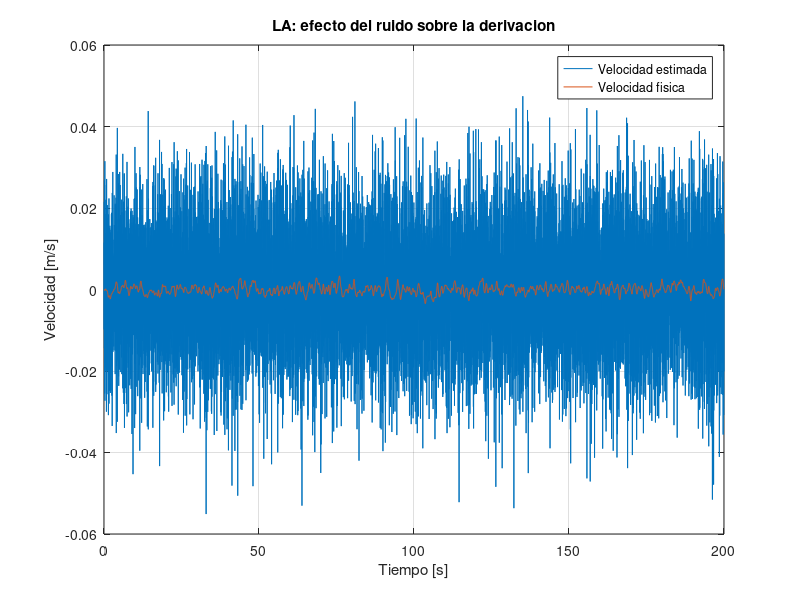

Write MATLAB code to recreate this figure. (Note: this script raises an error after producing the figure.)
%% IDENTIFICACION PARAMETRICA - BALL & BEAM
% Modelo linealizado aumentado de cuarto orden.
%
% 1) LA: u -> velocidad estimada
% 2) LC: r -> posicion medida
% 3) LC: u -> posicion medida (identificacion de planta)
%
% Incluye:
% - Ruido de medicion
% - Realimentacion de la posicion medida
% - Validacion independiente con señal binaria mas lenta
%
% Requiere Control System Toolbox y System Identification Toolbox.

clc; close all; clearvars;

%% 1) MODELO Y PARAMETROS

m = 0.033;
b = 0.15;
g = 9.8;

q0 = 33.1549;
q1 = 9.736;
ks = 11.4345;

fs = 50;
Ts = 1/fs;

N = 10000;
t = (0:N-1)'*Ts;

amp = 0.01;
Kp = 2;

% Ruido de posicion [m].
% Valor inicial de prueba; NO corresponde a una medicion real.
sigma_n = 2e-4;

% Modelo continuo
A = [0 1 0 0;
     0 -b/m g 0;
     0 0 0 1;
     0 0 -q0 -q1];

B = [0; 0; 0; ks];
C = [1 0 0 0];
D = 0;

G_c = ss(A,B,C,D);

% Discretizacion ZOH
G_d = c2d(G_c,Ts,'zoh');

z = tf('z',Ts);

% Transferencia equivalente a la diferencia finita
G_v_d = minreal( ...
    (1-z^(-1))/Ts * tf(G_d),1e-7);

%% 2) SEÑALES DE IDENTIFICACION

rng(1);

% Excitacion binaria aleatoria
r_id = amp*sign(randn(N,1));

% Ruido independiente de medicion
rng(2);
n_LA = sigma_n*randn(N,1);

rng(3);
n_LC = sigma_n*randn(N,1);

%% 3) LAZO ABIERTO CON RUIDO

u_LA = r_id;

% Posicion fisica
x_LA = lsim(G_d,u_LA,t);

% Posicion medida
x_LA_med = x_LA + n_LA;

% Velocidad fisica del modelo
C_v = [0 1 0 0];
G_vel_d = ss(G_d.A,G_d.B,C_v,0,Ts);

v_LA_real = lsim(G_vel_d,u_LA,t);

% Velocidad estimada por diferencia finita
v_LA = diff(x_LA_med)/Ts;

% Entrada alineada temporalmente
u_LA_v = u_LA(2:end);
t_LA = t(2:end);

figure('Name','LA - Velocidad con ruido');

plot(t_LA,v_LA,'DisplayName','Velocidad estimada');
hold on;
plot(t_LA,v_LA_real(2:end),'DisplayName','Velocidad fisica');
grid on;

xlabel('Tiempo [s]');
ylabel('Velocidad [m/s]');
title('LA: efecto del ruido sobre la derivacion');
legend('Location','best');

%% 4) DATOS LA: IDENTIFICACION

N_LA = length(v_LA);
Nid_LA = floor(0.6*N_LA);

z_id_LA = iddata( ...
    v_LA(1:Nid_LA), ...
    u_LA_v(1:Nid_LA),Ts);

z_val_LA = iddata( ...
    v_LA(Nid_LA+1:end), ...
    u_LA_v(Nid_LA+1:end),Ts);

% Identificacion no parametrica
G_spa_LA = spa(z_id_LA);
G_etfe_LA = etfe(z_id_LA);

% Identificacion parametrica
orden_LA = [3 3 1];
G_iv4_LA = iv4(z_id_LA,orden_LA);

disp(' ');
disp('MODELO IV4 - LA');
present(G_iv4_LA);

figure('Name','LA - Comparacion frecuencial');
bode(G_v_d,G_spa_LA,G_etfe_LA,G_iv4_LA);
legend('Teorica','SPA','ETFE','IV4','Location','best');
grid on;

figure('Name','LA - Validacion 40%');
compare(z_val_LA,G_iv4_LA,G_v_d);
grid on;

figure('Name','LA - Polos y ceros');
pzmap(G_iv4_LA,G_v_d);
grid on;
legend('IV4','Teorica','Location','best');

figure('Name','LA - Residuos');
resid(z_val_LA,G_iv4_LA);

%% 5) LAZO CERRADO CON RUIDO

% Transferencias discretas
T_ry_d = feedback(Kp*G_d,1);
T_ru_d = feedback(Kp,G_d);

% Sensibilidad
S_d = feedback(1,Kp*G_d);

if ~isstable(T_ry_d)
    error('El lazo cerrado no es estable.');
end

% Posicion fisica
% Y = T*R - G*Kp*S*N
y_LC = lsim(T_ry_d,r_id,t) - lsim(G_d*Kp*S_d,n_LC,t);

% Posicion medida
y_LC_med = y_LC + n_LC;

% Accion de control aplicada a la planta
u_LC = Kp*(r_id-y_LC_med);

% Comprobacion de consistencia del lazo
y_LC_check = lsim(G_d,u_LC,t);

fprintf('\nError de consistencia LC: %.3e\n', max(abs(y_LC-y_LC_check)));

figure('Name','LC - Senales con ruido');

subplot(3,1,1);
plot(t,r_id);
grid on;
ylabel('r');
title('Lazo cerrado con ruido de medicion');

subplot(3,1,2);
plot(t,u_LC);
grid on;
ylabel('u');

subplot(3,1,3);
plot(t,y_LC_med);
grid on;
ylabel('y medida');
xlabel('Tiempo [s]');

%% 6) IDENTIFICACION LC: REFERENCIA -> POSICION

Nid_LC = floor(0.6*N);

z_id_LC = iddata(y_LC_med(1:Nid_LC),r_id(1:Nid_LC),Ts);

z_val_LC = iddata(y_LC_med(Nid_LC+1:end),r_id(Nid_LC+1:end),Ts);

G_spa_LC = spa(z_id_LC);
G_etfe_LC = etfe(z_id_LC);

orden_LC = [4 4 1];

G_iv4_LC = iv4(z_id_LC,orden_LC);

disp(' ');
disp('MODELO IV4 - LC: r -> y');
present(G_iv4_LC);

figure('Name','LC - Referencia a posicion');
bode(T_ry_d,G_spa_LC,G_etfe_LC,G_iv4_LC);
legend('T teorica','SPA','ETFE','IV4','Location','best');
grid on;

figure('Name','LC - Validacion r -> y');
compare(z_val_LC,G_iv4_LC,T_ry_d);
grid on;

figure('Name','LC - Polos y ceros');
pzmap(G_iv4_LC,T_ry_d);
grid on;
legend('IV4','T teorica','Location','best');

figure('Name','LC - Residuos r -> y');
resid(z_val_LC,G_iv4_LC);

%% 7) IDENTIFICACION DE LA PLANTA EN LAZO CERRADO
% Entrada: accion de control u_LC
% Salida: posicion medida y_LC_med
%
% IMPORTANTE:
% Bajo realimentacion, u_LC esta correlacionada con
% el ruido de medicion. La estimacion debe evaluarse
% con cautela.

z_id_G_LC = iddata(y_LC_med(1:Nid_LC),u_LC(1:Nid_LC),Ts);

z_val_G_LC = iddata(y_LC_med(Nid_LC+1:end),u_LC(Nid_LC+1:end),Ts);

orden_G_LC = [4 4 1];

G_iv4_G_LC = iv4(z_id_G_LC,orden_G_LC);

disp(' ');
disp('MODELO IV4 - PLANTA DESDE LC: u -> y');
present(G_iv4_G_LC);

figure('Name','LC - Planta identificada u -> y');

bode(G_d,G_iv4_G_LC);
legend('Planta teorica','IV4 con datos LC', ...
    'Location','best');
grid on;

figure('Name','LC - Validacion planta u -> y');

compare(z_val_G_LC,G_iv4_G_LC);
grid on;

figure('Name','LC - Polos y ceros planta');
pzmap(G_d,G_iv4_G_LC);
grid on;
legend('Planta teorica','IV4','Location','best');

figure('Name','LC - Residuos planta');
resid(z_val_G_LC,G_iv4_G_LC);

%% 8) NUEVA SEÑAL INDEPENDIENTE DE VALIDACION

Nval = 4000;
tval = (0:Nval-1)'*Ts;

% Tiempo de permanencia: 10 muestras = 0.2 segundos
muestras_por_nivel = 10;

rng(10);

niveles = amp*sign(randn(ceil(Nval/muestras_por_nivel),1));

r_val = repelem(niveles,muestras_por_nivel);
r_val = r_val(1:Nval);

% Nuevas realizaciones de ruido
rng(11);
n_LA_val = sigma_n*randn(Nval,1);

rng(12);
n_LC_val = sigma_n*randn(Nval,1);

figure('Name','Señales de excitacion');

subplot(2,1,1);
stairs(t(1:500),r_id(1:500));
grid on;
ylabel('r');
title('Excitacion de identificacion');

subplot(2,1,2);
stairs(tval(1:500),r_val(1:500));
grid on;
ylabel('r val');
xlabel('Tiempo [s]');
title('Excitacion independiente de validacion');

%% 9) VALIDACION INDEPENDIENTE - LA

% Simulacion con nueva entrada
x_LA_val = lsim(G_d,r_val,tval);

% Posicion medida
x_LA_val_med = x_LA_val + n_LA_val;

% Velocidad estimada
v_LA_val = diff(x_LA_val_med)/Ts;

u_LA_val = r_val(2:end);

z_val_ind_LA = iddata(v_LA_val,u_LA_val,Ts);

figure('Name','LA - Validacion independiente');
compare(z_val_ind_LA,G_iv4_LA,G_v_d);
grid on;

%% 10) VALIDACION INDEPENDIENTE - LC

% Posicion fisica con ruido en realimentacion
y_LC_val = lsim(T_ry_d,r_val,tval) - lsim(G_d*Kp*S_d,n_LC_val,tval);

% Posicion medida
y_LC_val_med = y_LC_val + n_LC_val;

% Control real
u_LC_val = Kp*(r_val-y_LC_val_med);

% Validacion de transferencia referencia -> posicion
z_val_ind_LC = iddata(y_LC_val_med,r_val,Ts);

figure('Name','LC - Validacion independiente r -> y');
compare(z_val_ind_LC,G_iv4_LC,T_ry_d);
grid on;

% Validacion de planta u -> posicion
z_val_ind_G_LC = iddata(y_LC_val_med,u_LC_val,Ts);

figure('Name','LC - Validacion independiente planta');
compare(z_val_ind_G_LC,G_iv4_G_LC);
grid on;

%% 11) RESUMEN

fprintf('RESUMEN DEL ENSAYO\n');

fprintf('Frecuencia de muestreo: %.1f Hz\n',fs);
fprintf('Periodo de muestreo: %.3f s\n',Ts);
fprintf('Muestras identificacion total: %d\n',N);
fprintf('Duracion identificacion: %.1f s\n',N*Ts);
fprintf('Muestras validacion independiente: %d\n',Nval);
fprintf('Duracion validacion: %.1f s\n',Nval*Ts);
fprintf('Amplitud: %.4f\n',amp);
fprintf('Ganancia proporcional: %.2f\n',Kp);
fprintf('Ruido posicion sigma: %.2e m\n',sigma_n);

fprintf('\nModelos estimados:\n');
fprintf('LA: u -> velocidad, IV4 [3 3 1]\n');
fprintf('LC: r -> posicion, IV4 [4 4 1]\n');
fprintf('LC: u -> posicion, IV4 [4 4 1]\n');

fprintf('\nNOTA: los ajustes deben analizarse\n');
fprintf('junto con los residuos y la respuesta frecuencial.\n');
